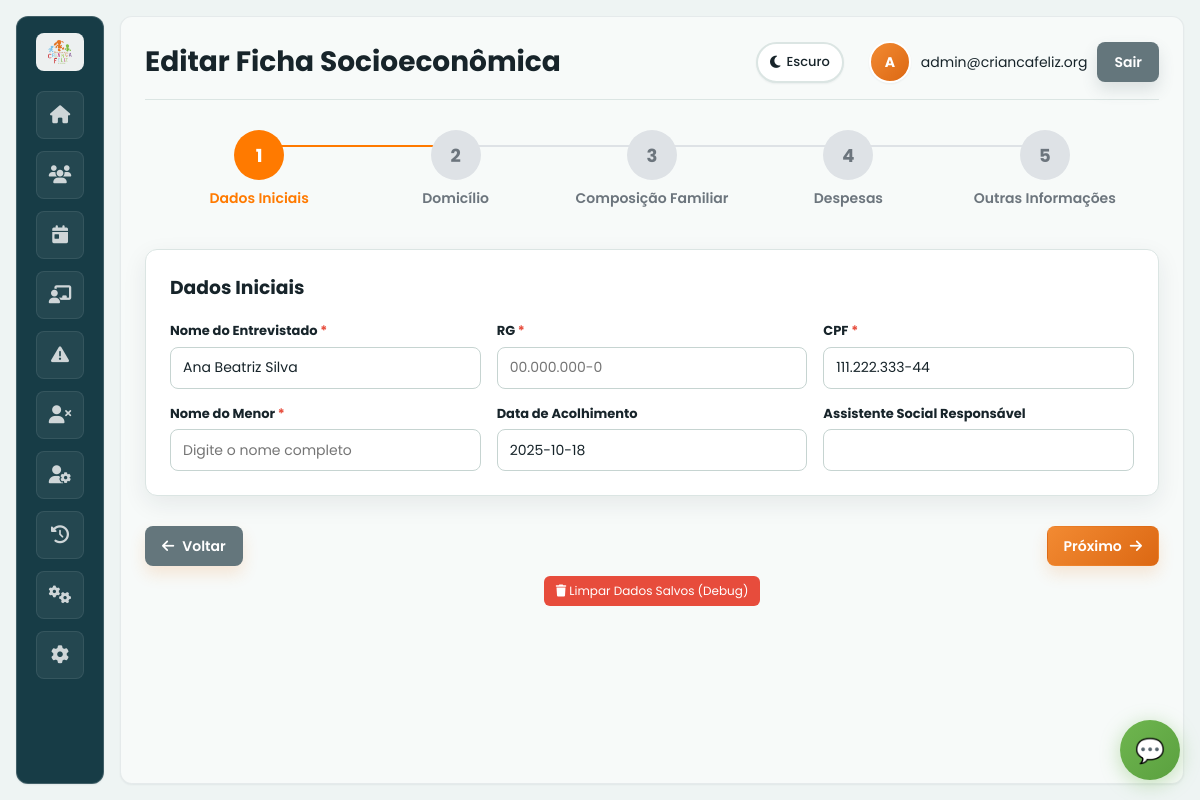
The page /socioeconomico_form.php?id=1 (signed in) on the database its author committed.
### tables this page shows
CREATE TABLE IF NOT EXISTS `atendido` (
  `idatendido` int(11) NOT NULL,
  `status` varchar(20) DEFAULT NULL,
  `data_cadastro` date DEFAULT NULL,
  `data_acolhimento` date DEFAULT NULL,
  `nome` varchar(100) DEFAULT NULL,
  `data_nascimento` date DEFAULT NULL,
  `cpf` varchar(14) DEFAULT NULL,
  `rg` varchar(20) DEFAULT NULL,
  `endereco` varchar(255) DEFAULT NULL,
  `foto` varchar(255) DEFAULT NULL,
  `id_responsavel` int(11) DEFAULT NULL
);

### app/Controllers/BaseController.php (called while the page is built, shortened)
<?php
class BaseController {
    protected $authService;
    public function __construct() {
        $this->authService = new AuthService();
    }
    protected function renderWithLayout($layout, $view, $data = []) {
        $data['currentUser'] = $this->authService->getCurrentUser();
        $data['isLoggedIn'] = $this->authService->isLoggedIn();
        $data['old_input'] = $_SESSION['old_input'] ?? [];
        view($view, $data);
    }
    protected function getParam($key, $default = null) {
        return $_REQUEST[$key] ?? $default;
    }
    protected function requireAuth() {
        $this->authService->requireAuth();
    }
    protected function requirePermission($permission) {
        $this->authService->requirePermission($permission);
    }
}

### app/Controllers/SocioeconomicoController.php (called while the page is built, shortened)
<?php
class SocioeconomicoController extends BaseController {
    private $socioeconomicoService;
    public function __construct() {
        $this->socioeconomicoService = new SocioeconomicoService();
    }
    public function create() {
        $id = $this->getParam('id');
        $ficha = null;
        if ($id) {
            try {
                $ficha = $this->socioeconomicoService->getFicha($id);
            } catch (Exception $e) {
                $this->redirectWithError('socioeconomico_list.php', 'Ficha não encontrada');
                return;
            }
        }
        $data = [
            'title' => $ficha ? 'Editar Ficha Socioeconômica' : 'Cadastrar Ficha Socioeconômica',
            'csrf_token' => $this->generateCSRF(),
            'messages' => $this->getFlashMessages(),
            'ficha' => $ficha
        ];
        $this->renderWithLayout('main', 'socioeconomico/create_multistep', $data);
    }
}

### app/Config/Database.php (called while the page is built, shortened)
<?php
class Database {
    private static $host = 'localhost';
    private static $dbname = 'criancafeliz';
    private static $username = 'root';
    private static $password = '';
    private static $charset = 'utf8mb4';
    private static $pdo = null;
    public static function getConnection() {
        if (self::$pdo === null) {
            try {
                $host = getenv('DB_HOST') ?: self::$host;
                $port = getenv('DB_PORT') ?: null;
                $dbname = getenv('DB_NAME') ?: self::$dbname;
                $username = getenv('DB_USER') ?: self::$username;
                $password = getenv('DB_PASS') !== false ? getenv('DB_PASS') : self::$password;
                $charset = getenv('DB_CHARSET') ?: self::$charset;
                $dsn = "mysql:host=" . $host . ($port ? ";port=" . $port : "") . ";dbname=" . $dbname . ";charset=" . $charset;
                $options = [
                    PDO::ATTR_ERRMODE            => PDO::ERRMODE_EXCEPTION,
                    PDO::ATTR_DEFAULT_FETCH_MODE => PDO::FETCH_ASSOC,
                    PDO::ATTR_EMULATE_PREPARES   => false
                ];
                if (defined('Pdo\Mysql::ATTR_INIT_COMMAND')) {
                    $options[constant('Pdo\Mysql::ATTR_INIT_COMMAND')] = "SET NAMES utf8mb4";
                } elseif (defined('PDO::MYSQL_ATTR_INIT_COMMAND')) {
                    $options[constant('PDO::MYSQL_ATTR_INIT_COMMAND')] = "SET NAMES utf8mb4";
                }
                self::$pdo = new PDO($dsn, $username, $password, $options);
            } catch (PDOException $e) {
                error_log('❌ ERRO ao conectar ao banco: ' . $e->getMessage());
                throw new Exception('Erro ao conectar ao banco de dados: ' . $e->getMessage());
            }
        }
        return self::$pdo;
    }
}

### app/Services/SocioeconomicoService.php (called while the page is built, shortened)
<?php
class SocioeconomicoService {
    private $socioeconomicoModel;
    public function __construct() {
        $this->socioeconomicoModel = new Socioeconomico();
    }
    public function getFicha($id) {
        if (method_exists($this->socioeconomicoModel, 'getFicha')) {
            $ficha = $this->socioeconomicoModel->getFicha($id);
        } else {
            $ficha = $this->socioeconomicoModel->findById($id);
        }
        if (!isset($ficha['situacao_economica'])) {
            $ficha['situacao_economica'] = $this->categorizeSituacao(
                $ficha['renda_familiar'],
                $ficha['numero_membros']
            );
        }
        return $ficha;
    }
    private function categorizeSituacao($rendaFamiliar, $numeroMembros = 1) {
        $rendaPerCapita = $rendaFamiliar / max($numeroMembros, 1);
        $salarioMinimo = 1320;
        if ($rendaPerCapita < $salarioMinimo * 0.5) {
            return 'Extrema Pobreza';
        } elseif ($rendaPerCapita < $salarioMinimo) {
            return 'Pobreza';
        } elseif ($rendaPerCapita < $salarioMinimo * 3) {
            return 'Baixa Renda';
        } elseif ($rendaPerCapita < $salarioMinimo * 6) {
            return 'Média Renda';
        } else {
            return 'Alta Renda';
        }
    }
}

### app/Models/BaseModel.php (called while the page is built, shortened)
<?php
abstract class BaseModel {
    protected $pdo;
    public function __construct($table, $primaryKey = 'id') {
        $this->pdo = Database::getConnection();
    }
    protected function query($sql, $params = []) {
        $stmt = $this->pdo->prepare($sql);
        $stmt->execute($params);
        return $stmt;
    }
}

### app/Models/Socioeconomico.php (called while the page is built, shortened)
<?php
class Socioeconomico extends BaseModel {
    private function convertDate($date) {
        if (preg_match('/^(\d{2})\/(\d{2})\/(\d{4})$/', $date, $matches)) {
            return "{$matches[3]}-{$matches[2]}-{$matches[1]}";
        }
        return $date;
    }
    private function formatDate($date) {
        if (preg_match('/^(\d{4})-(\d{2})-(\d{2})$/', $date, $matches)) {
            return "{$matches[3]}/{$matches[2]}/{$matches[1]}";
        }
        return $date;
    }
    public function calculateAge($dataNascimento) {
        $date = $this->convertDate($dataNascimento);
        $birthDate = new DateTime($date);
        $today = new DateTime();
        return $birthDate->diff($today)->y;
    }
    public function categorizeByAge($age) {
        if ($age < 18) return 'Adolescente';
        return 'Adulto';
    }
    public function getFicha($id) {
        $stmt = $this->query("
            SELECT
                a.*,
                f.*
            FROM Atendido a
            LEFT JOIN Ficha_Socioeconomico f ON a.idatendido = f.id_atendido
            WHERE a.idatendido = ?
        ", [$id]);
        $ficha = $stmt->fetch();
        if ($ficha) {
            $ficha['id'] = $ficha['idatendido'];
            $ficha['nome_entrevistado'] = $ficha['nome'];
            $ficha['nome_completo'] = $ficha['nome'];
            $ficha['data_nascimento'] = $this->formatDate($ficha['data_nascimento']);
            $ficha['idade'] = $this->calculateAge($ficha['data_nascimento']);
            $ficha['categoria'] = $this->categorizeByAge($ficha['idade']);
            $fichaId = $ficha['idficha'] ?? $ficha['id_ficha'] ?? null;
            if ($fichaId) {
                $stmt = $this->query("SELECT * FROM Familia WHERE id_ficha = ?", [$fichaId]);
                $ficha['familia'] = $stmt->fetchAll();
                $stmt = $this->query("SELECT * FROM Despesas WHERE id_ficha = ?", [$fichaId]);
                $ficha['despesas'] = $stmt->fetchAll();
            } else {
                $ficha['familia'] = [];
                $ficha['despesas'] = [];
            }
            $ficha['renda_familiar'] = floatval($ficha['renda_familiar'] ?? 0);
            $ficha['qtd_pessoas'] = intval($ficha['qtd_pessoas'] ?? 0);
            $ficha['numero_membros'] = $ficha['qtd_pessoas'];
            $ficha['numero_comodos'] = intval($ficha['numero_comodos'] ?? 0);
            $ficha['nr_comodos'] = $ficha['numero_comodos'];
            $ficha['nr_veiculos'] = intval($ficha['nr_veiculos'] ?? 0);
            $ficha['tipo_moradia'] = $ficha['tipo_moradia'] ?? $ficha['moradia'] ?? null;
            $ficha['situacao_moradia'] = $ficha['situacao_moradia'] ?? $ficha['cond_residencia'] ?? null;
            $ficha['nome_menor'] = $ficha['nome_menor'] ?? null;
            $ficha['assistente_social'] = $ficha['assistente_social'] ?? null;
            $ficha['cadunico'] = $ficha['cadunico'] ?? null;
            if (empty($ficha['renda_per_capita'])) {
                $ficha['renda_per_capita'] = ($ficha['qtd_pessoas'] > 0) ? ($ficha['renda_familiar'] / max(1, $ficha['qtd_pessoas'])) : 0;
            }
            $despesasMap = [];
            $ficha['despesas_map'] = $despesasMap;
            $ficha['despesa_agua'] = $despesasMap['agua'] ?? ($despesasMap['água'] ?? null);
            $ficha['despesa_energia'] = $despesasMap['energia'] ?? null;
        }
        return $ficha;
    }
}

### app/Views/socioeconomico/create_multistep.php (the view, shortened to what this page needs)
<?php
$step = $_GET['step'] ?? 1;
$step = max(1, min(5, (int)$step));
?>
<div class="step-indicator">
    <div class="step-item <?php echo $step >= 1 ? ($step == 1 ? 'active' : 'completed') : ''; ?>">
        <div class="step-number">1</div>
        <div class="step-title">Dados Iniciais</div>
    </div>
    <div class="step-item <?php echo $step >= 2 ? ($step == 2 ? 'active' : 'completed') : ''; ?>">
        <div class="step-number">2</div>
        <div class="step-title">Domicílio</div>
    </div>
    <div class="step-item <?php echo $step >= 3 ? ($step == 3 ? 'active' : 'completed') : ''; ?>">
        <div class="step-number">3</div>
        <div class="step-title">Composição Familiar</div>
    </div>
    <div class="step-item <?php echo $step >= 4 ? ($step == 4 ? 'active' : 'completed') : ''; ?>">
        <div class="step-number">4</div>
        <div class="step-title">Despesas</div>
    </div>
    <div class="step-item <?php echo $step >= 5 ? ($step == 5 ? 'active' : 'completed') : ''; ?>">
        <div class="step-number">5</div>
        <div class="step-title">Outras Informações</div>
    </div>
</div>
<form method="post" id="socioeconomicoForm" enctype="multipart/form-data" novalidate>
    <?php if ($step == 1): ?>
        <div class="form-section">
            <h3 style="margin-bottom: 20px; color: #2c3e50;">Dados Iniciais</h3>
            <div class="form-grid">
                <div class="form-field">
                    <label>Nome do Entrevistado <span style="color:#e74c3c;">*</span></label>
                    <input type="text" name="nome_entrevistado" placeholder="Digite o nome completo" style="border: 2px solid #4a7c8f;" value="<?php echo htmlspecialchars($ficha['nome_entrevistado'] ?? ''); ?>">
                </div>
                <div class="form-field">
                    <label>RG <span style="color:#e74c3c;">*</span></label>
                    <input type="text" name="rg" id="rg" placeholder="00.000.000-0" style="border: 2px solid #4a7c8f;" value="<?php echo htmlspecialchars($ficha['rg'] ?? ''); ?>">
                </div>
                <div class="form-field">
                    <label>CPF <span style="color:#e74c3c;">*</span></label>
                    <input type="text" name="cpf" id="cpf" placeholder="000.000.000-00" style="border: 2px solid #4a7c8f;" value="<?php echo htmlspecialchars($ficha['cpf'] ?? ''); ?>">
                </div>
                <div class="form-field">
                    <label>Nome do Menor <span style="color:#e74c3c;">*</span></label>
                    <input type="text" name="nome_menor" placeholder="Digite o nome completo" style="border: 2px solid #4a7c8f;" value="<?php echo htmlspecialchars($ficha['nome_menor'] ?? ''); ?>">
                </div>
                <div class="form-field">
                    <label>Data de Acolhimento</label>
                    <input type="text" name="data_acolhimento" id="data_acolhimento" placeholder="dd/mm/aaaa" value="<?php echo htmlspecialchars($ficha['data_acolhimento'] ?? ''); ?>">
                </div>
                <div class="form-field">
                    <label>Assistente Social Responsável</label>
                    <input type="text" name="assistente_social" value="<?php echo htmlspecialchars($ficha['assistente_social'] ?? ''); ?>">
                </div>
            </div>
        </div>
        <div class="form-actions">
            <a href="prontuarios.php" class="btn btn-secondary">
                <i class="fas fa-arrow-left"></i> Voltar
            </a>
            <button type="button" onclick="nextStep()" class="btn btn-primary">
                Próximo <i class="fas fa-arrow-right"></i>
            </button>
        </div>
        <div style="text-align: center; margin-top: 10px;">
            <button type="button" onclick="sessionStorage.clear(); alert('Dados limpos! Recarregando...'); location.reload();" style="background: #e74c3c; color: white; border: none; padding: 6px 12px; border-radius: 6px; font-size: 12px; cursor: pointer;">
                <i class="fas fa-trash"></i> Limpar Dados Salvos (Debug)
            </button>
        </div>
    <?php endif; ?>
</form>

### app/Views/socioeconomico/create_multistep.php (style rules this page uses)
.step-indicator { display: flex; justify-content: space-between; margin-bottom: 30px; padding: 0 20px; }
.step-item { flex: 1; text-align: center; position: relative; padding: 10px; }
.step-item:not(:last-child)::after { content: ''; position: absolute; top: 25px; right: -50%; width: 100%; height: 2px; background: #dee2e6; z-index: -1; }
.step-item.active:not(:last-child)::after { background: #ff7a00; }
.step-number { width: 50px; height: 50px; border-radius: 50%; background: #dee2e6; color: #6c757d; display: flex; align-items: center; justify-content: center; margin: 0 auto 8px; font-weight: 700; font-size: 18px; }
.step-item.active .step-number { background: #ff7a00; color: white; }
.step-title { font-size: 14px; font-weight: 600; color: #6c757d; }
.step-item.active .step-title { color: #ff7a00; }
.form-section { background: #fff; border-radius: 12px; padding: 30px; margin-bottom: 20px; box-shadow: 0 2px 10px rgba(0,0,0,.08); }
.form-grid { display: grid; grid-template-columns: repeat(3, 1fr); gap: 16px; }
.form-field { display: flex; flex-direction: column; gap: 8px; }
.form-field label { font-size: 14px; font-weight: 600; color: #2c3e50; }
.form-field input, .form-field select, .form-field textarea { padding: 12px; border: 2px solid #4a7c8f; border-radius: 8px; font-family: 'Poppins', sans-serif; font-size: 14px; }
.form-actions { display: flex; justify-content: space-between; gap: 12px; margin-top: 30px; }
.btn { padding: 12px 24px; border-radius: 8px; font-weight: 600; cursor: pointer; border: none; text-decoration: none; display: inline-block; }
.btn-secondary { background: #6b7b84; color: white; }
.btn-primary { background: #ff7a00; color: white; }

### rows shown on the page
atendido: nome_entrevistado "Ana Beatriz Silva", cpf "111.222.333-44", data_acolhimento "2025-10-18"

### other values the page prints
$pageTitle "Editar Ficha Socioeconômica"
substr($currentUser['name'] ?? 'U', 0, 1) "A"
$currentUser['email'] "admin@criancafeliz.org"
